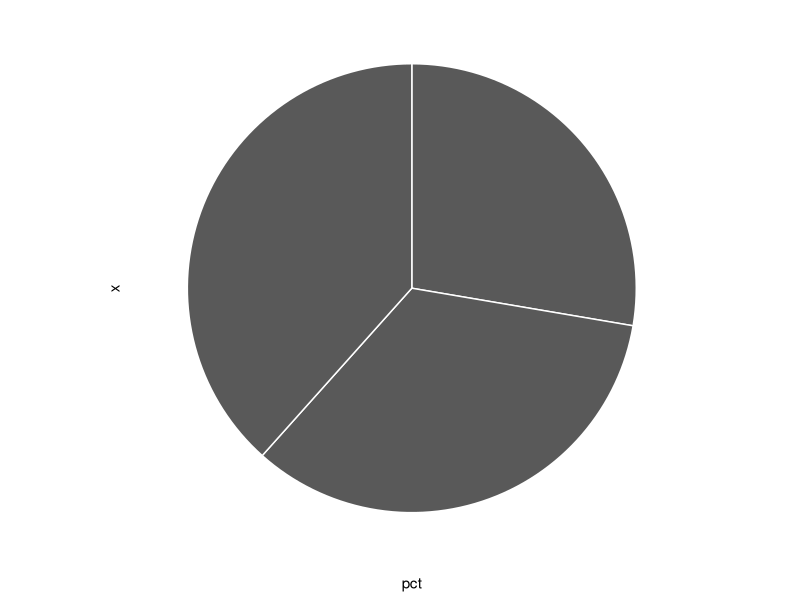
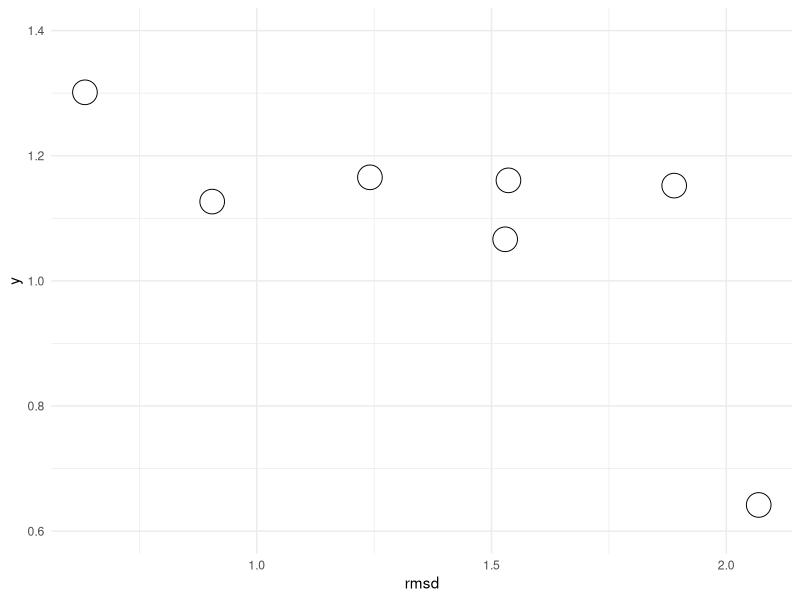
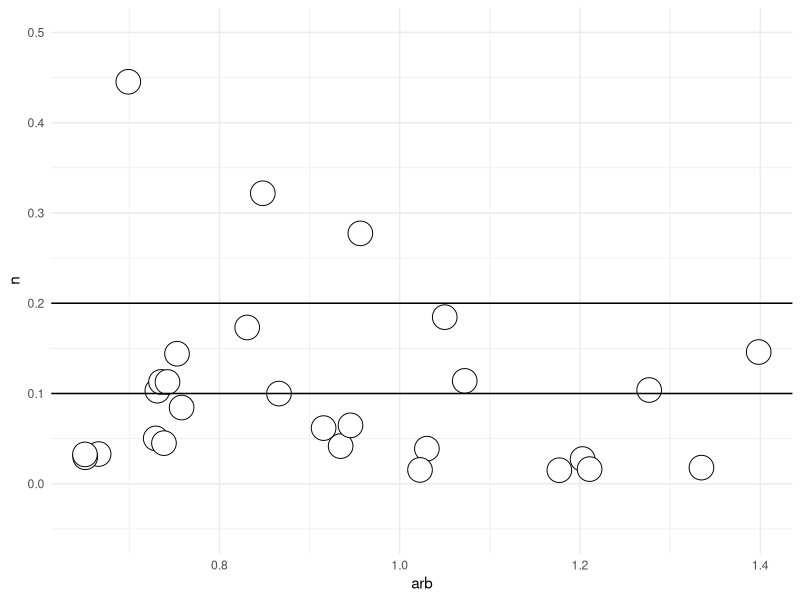
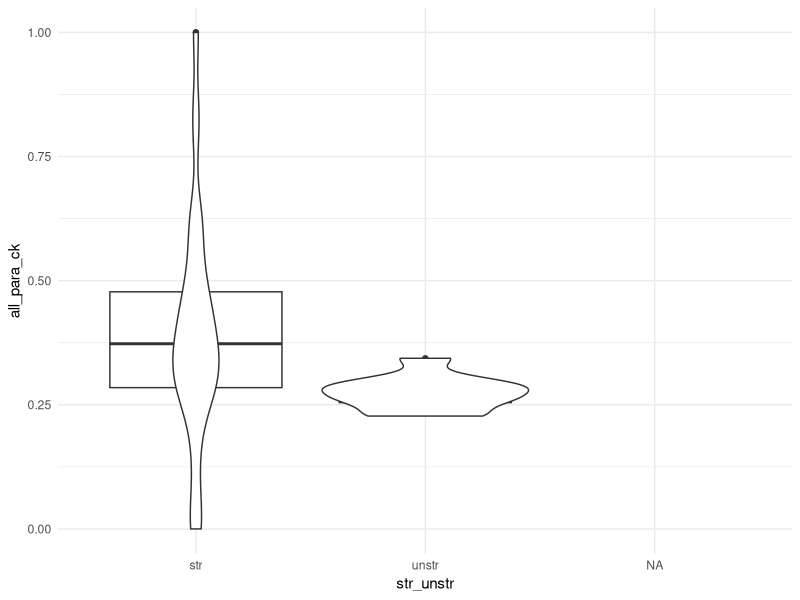
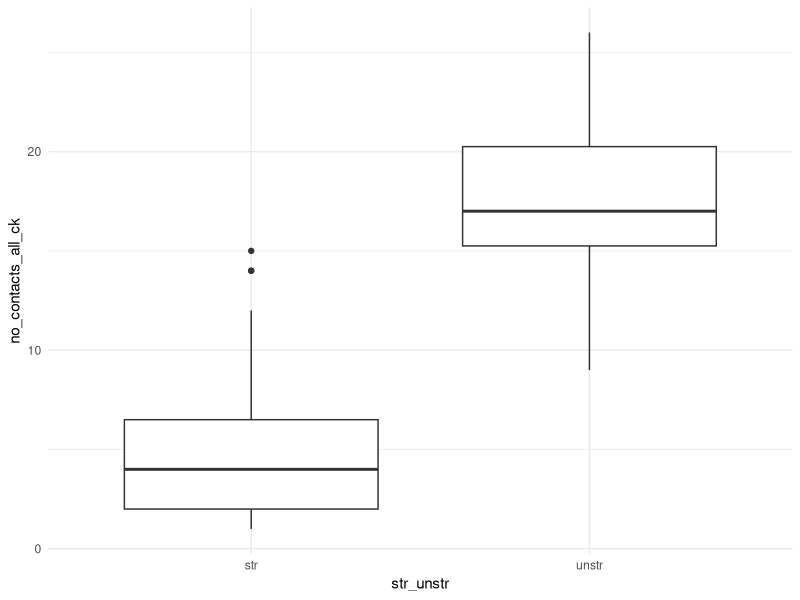
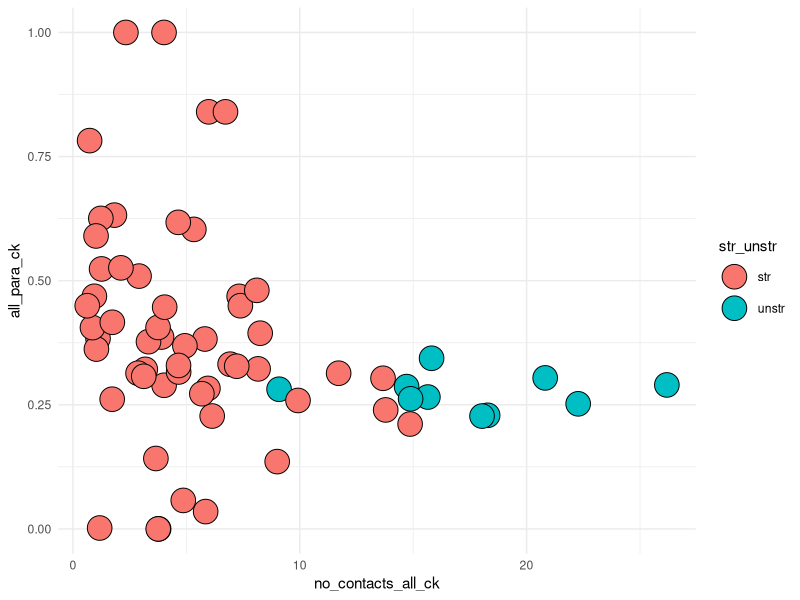
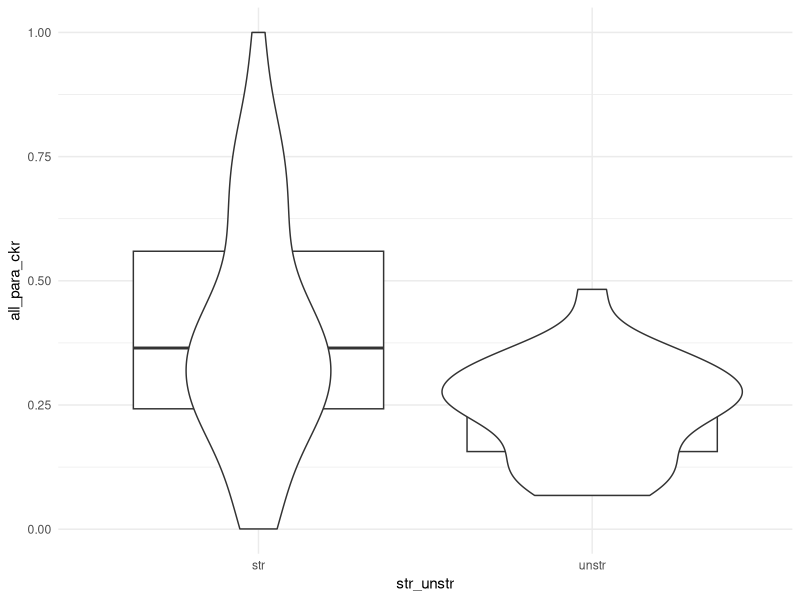
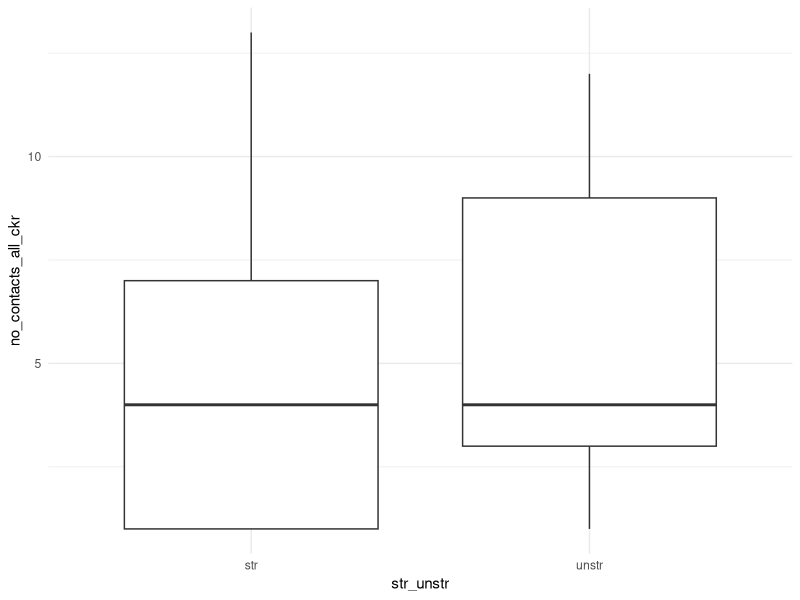

Generate these figures, in order, with R:
# Updated:  20230123
# Author:   Andrew Kleist

# packages, working directory
setwd("~/Desktop/Volkman_Lab/BABU_VOLKMAN/CHEMOKINE_PRJ/Data/chemokine_gpcr_ms/")
library(tidyverse)

################################################################################

# data <- read_csv("05_integrate/output/RIN_CONS_CLASS.csv") %>%
#   filter(file != "6meo") %>%
#   select(source_gnccn, target_gnccn, dom1, dom2) %>%
#   unique()

data <- read_csv("05_integrate/output/RIN_CONS_CLASS.csv") %>%
  filter(no_pdb == 1) %>%
  filter(all_para_ck < 0.5) %>%
  filter(all_para_ckr < 0.5) %>%
  filter(file != "6meo") %>%
  filter(file != "ngo") %>%
  
  select(source_gnccn, target_gnccn, dom1, dom2) %>%
  unique() # 176 contacts (of 478 unique contacts = 37%)

data <- data %>%
  mutate(str_unstr_ck = case_when(
    dom1 == "NTc" ~ "unstr",
    dom1 != "NTc" ~ "str",
  )) %>% mutate(str_unstr_ckr = case_when(
    dom2 == "NTr" ~ "unstr",
    dom2 != "NTr" ~ "str",
  )) %>% count(str_unstr_ck, str_unstr_ckr) 

data <- data %>%
  unite(col = type, c(str_unstr_ck, str_unstr_ckr), sep = "_")

data <- data %>% mutate(pct = n / sum(n))

data %>%
  ggplot(aes(x = "", y= pct)) +
  geom_bar(width = 0.5,size = 0.5, stat="identity", color = "white") +
  coord_polar("y") +
  theme_classic() +
  theme(axis.line = element_blank(),
        axis.text = element_blank(),
        axis.ticks = element_blank()) 

  
#############

GetContactVenn <- function(PDB1, PDB2){
  # Defines percentage of contacts shared (intersection) for 2 PDBs
  # compared to unique contacts in each PDB
  set1 <- read_csv("05_integrate/output/RIN_CONS_CLASS.csv") %>% 
    filter(file == PDB1) %>%
    select(file, source_gnccn, target_gnccn) %>%
    unique() %>%
    select(-file)
  
  set2 <- read_csv("05_integrate/output/RIN_CONS_CLASS.csv") %>% 
    filter(file == PDB2) %>%
    select(file, source_gnccn, target_gnccn) %>%
    unique() %>%
    select(-file)
  
  set1.not.set2 <- setdiff(set1, set2)
  set2.not.set1 <- setdiff(set2, set1)
  set1.i.set2 <- intersect(set1, set2)
  rm(set1, set2)
  
  return(nrow(set1.i.set2)/(nrow(set1.not.set2) + nrow(set2.not.set1) + nrow(set1.i.set2)))
}

################################################################################

# define all PDBs
pdbs <- c("5uiw", "7o7f", "7f1r", "zheng",
          "7vl9", "7xa3", "7f1t", "6wwz",
          "6lfo", "ngo",
          "7sk3", "7xbx",
          "4rws", "4xt1", "5wb2")

# create empty df and fill with pairwise RIN PIDs
df <- NULL

for (i in pdbs){
  for (j in pdbs){
    data <- GetContactVenn(i, j)
    temp <- data.frame(data, paste0(i), paste0(j))
    df <- rbind(df, temp)
  }
}
rm(temp, i, j, data)
colnames(df) <- c("rin_pid", "pdb1", "pdb2")

# make matrix, choose upper triangle
# temp <- df
df <- df %>% pivot_wider(names_from = pdb1, values_from = rin_pid)
df <- as.matrix(df)
rownames(df) <- df[,1]
df <- df[, -1]

# remake data frame
df[upper.tri(df)]<-NA
df <- as.data.frame(df)
df$a <- rownames(df)
df <- df %>% pivot_longer(cols = 1:(ncol(df)-1), names_to = "b", values_to = "n"  )

# remove NAs
df <- df %>% drop_na(n)

# make numeric
df$n <- as.numeric(df$n)

# remove identical pairwise comparisons
df <- df %>% filter(a != b)

# pairwise RMSD & join
rmsd <- data.frame(a = c("7o7f", "7f1t", "5wb2", "6lfo", "6wwz", "7xa3", "7vl9"), b = c("5uiw", "5uiw", "4xt1", "5uiw", "5uiw", "5uiw", "5uiw"), rmsd = c(1.241, 0.905, 0.634, 1.889, 2.069, 1.529, 1.536))

df <- left_join(df, rmsd)
df %>%
  ggplot(aes(rmsd, 1)) +
  geom_jitter(shape = 21, colour = "black", fill = "white", size = 8, stroke = 0.5, width=0.) +
  # ylim(-0.05, 0.5) +
  # geom_hline(yintercept = c(0.1, 0.2)) +
  theme_minimal()



df <- df %>% filter(!(a %in% c("zheng", "7o7f", "7f1r", "4xt1", "5wb2", "4rws", "7sk3")))
df <- df %>% filter(!(b %in% c("zheng", "7o7f", "7f1r", "4xt1", "5wb2", "4rws", "7sk3")))



# add chemokine, receptor information
chemokine <- c("CCL5", "CCL5", "CCL5", "CCL5", 
               "CCL15", "CCL2", "CCL3", "CCL20", 
               "CXCL8", "CXCL12", "CXCL12",
               "CX3CL1", "vMIPII", "CX3CL1", "CX3CL1"
)

receptor <- c("CCR5", "CCR5", "CCR5", "CCR5", 
              "CCR1", "CCR2", "CCR5", "CCR6",
              "CXCR2", "CXCR4",
              "ACKR3", "CX3CR1",
              "CXCR4", "US28", "US28")
lookup <- data.frame(pdbs, chemokine, receptor)

# map chemokine/receptor names to df, unite columns
df$ck1 <- lookup$chemokine[match(unlist(df$a), lookup$pdbs)]
df$ckr1 <- lookup$receptor[match(unlist(df$a), lookup$pdbs)]
df$ck2 <- lookup$chemokine[match(unlist(df$b), lookup$pdbs)]
df$ckr2 <- lookup$receptor[match(unlist(df$b), lookup$pdbs)]
df <- df %>% unite(ck1_ck2, c(ck1, ck2))
df <- df %>% unite(ckr1_ckr2, c(ckr1, ckr2))


# plot
df$arb <- c(1)
df %>%
  # filter(a == "7sk3" | b == "7sk3") %>%
  ggplot(aes(arb, n)) +
  # geom_violin(trim = FALSE) +
  geom_jitter(shape = 21, colour = "black", fill = "white", size = 8, stroke = 0.5) +
  ylim(-0.05, 0.5) +
  geom_hline(yintercept = c(0.1, 0.2)) +
  theme_minimal()


#----
# Get CK and CKR no_pdb vs cons

# chemokine
data <- read_csv("05_integrate/output/RIN_CONS_CLASS.csv") %>%
  select(source_gnccn, dom1, no_contacts_all_ck, all_para_ck) %>%
  unique()

data <- data %>% mutate(str_unstr = case_when(
  dom1 == "NTc" ~ "unstr",
  dom1 != "NTc" ~ "str",
))

data %>%
  ggplot(aes(str_unstr, all_para_ck)) +
  geom_boxplot() +
  geom_violin() +
  theme_minimal()

data %>%
  filter(!(is.na(source_gnccn))) %>%
  ggplot(aes(str_unstr, no_contacts_all_ck)) +
  geom_boxplot() +
  # geom_violin() +
  theme_minimal()

data %>%
  filter(!(is.na(source_gnccn))) %>%
  # filter(dom1 == "NTc") %>%
  ggplot(aes(no_contacts_all_ck, all_para_ck, fill = str_unstr)) +
  geom_jitter(shape = 21, colour = "black", size = 8, stroke = 0.5) +
  # xlim(0,9) +
  ylim(0,1) +
  theme_minimal()

# receptor
data <- read_csv("05_integrate/output/RIN_CONS_CLASS.csv") %>%
  select(target_gnccn, dom2, no_contacts_all_ckr, all_para_ckr) %>%
  unique()


data <- data %>% mutate(str_unstr = case_when(
  dom2 == "NTr" ~ "unstr",
  dom2 != "NTr" ~ "str",
))


data %>%
  ggplot(aes(str_unstr, all_para_ckr)) +
  geom_boxplot() +
  geom_violin() +
  theme_minimal()

data %>%
  ggplot(aes(str_unstr, no_contacts_all_ckr)) +
  geom_boxplot() +
  # geom_violin() +
  theme_minimal()


data %>%
  filter(!(is.na(target_gnccn))) %>%
  # filter(dom2 == "NTr") %>%
  ggplot(aes(no_contacts_all_ckr, all_para_ckr, fill = str_unstr)) +
  geom_jitter(shape = 21, colour = "black", size = 8, stroke = 0.5) +
  xlim(0,9) +
  ylim(0,1) +
  theme_minimal()
